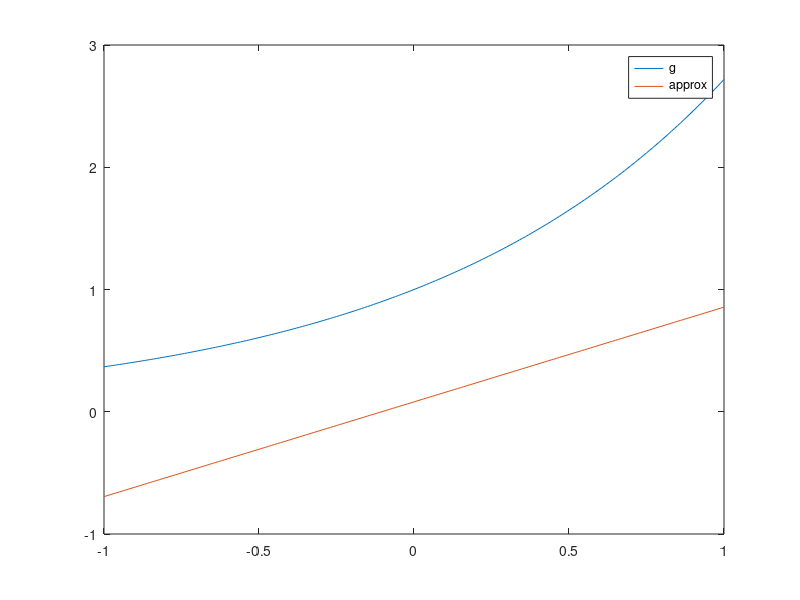

Source code (MATLAB):
%%g16m3755
%%Sivenathi Mgudlwa
clear();
clc();
e = exp(1);

A = [2/3 0;0 2];
b = [(2*(e^-1));(e^2 - 1)/e];

a = b\A;

a0 = a(1);
a1 = a(2);

x =(-1):.01:1;
y = e.^x;
z = a1*x+a0;
plot(x,y,x,z);
legend('g', 'approx');